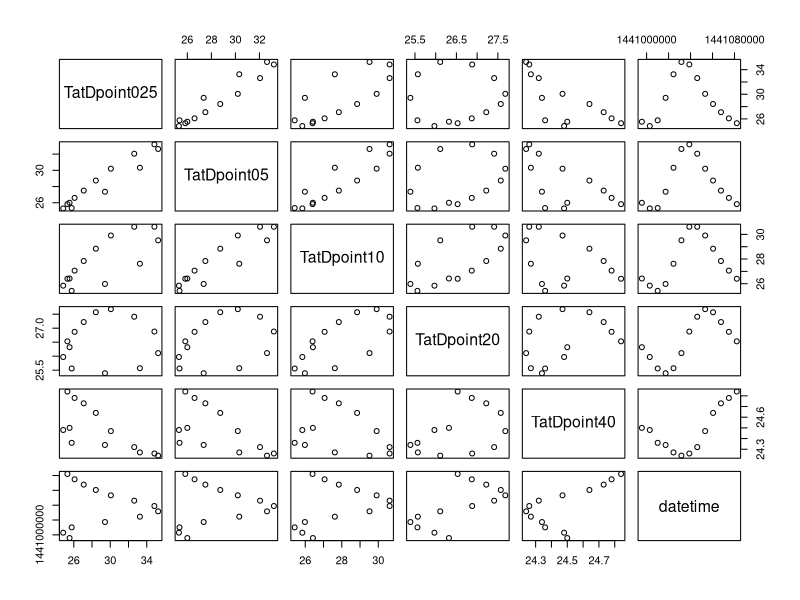
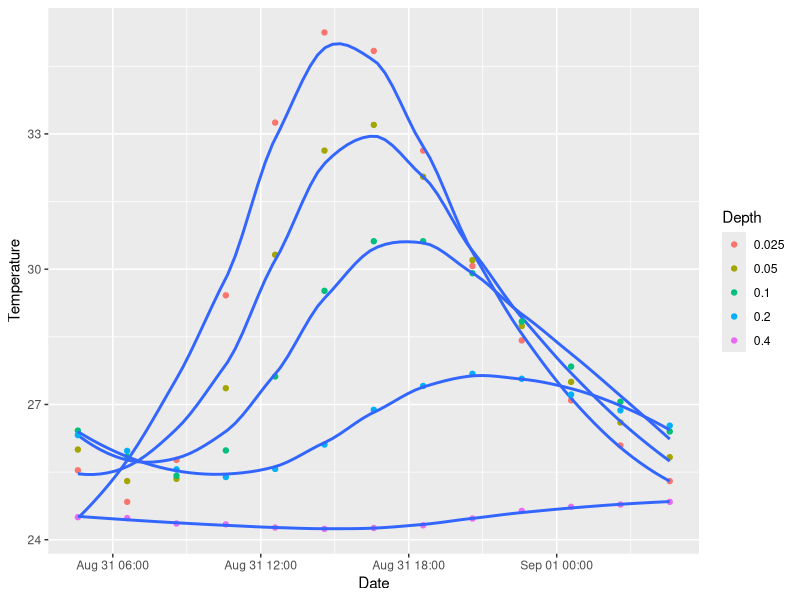
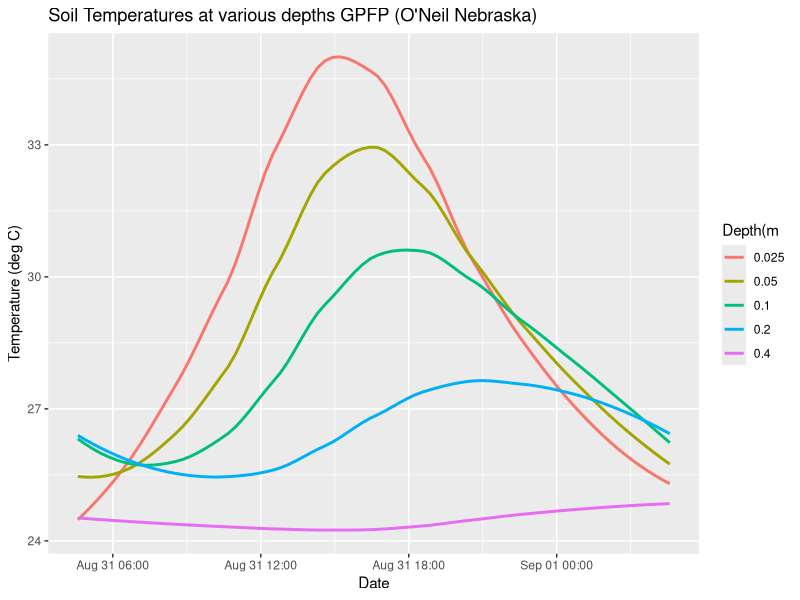
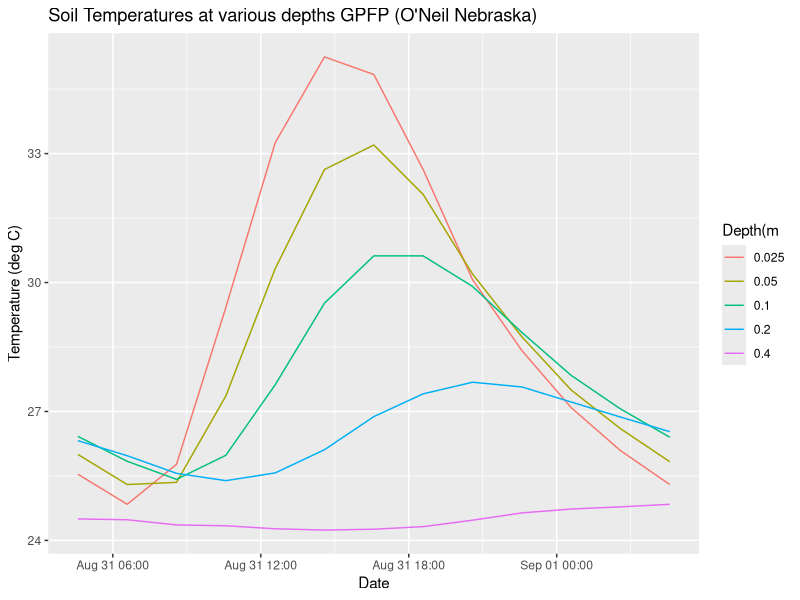

Write R code to recreate these figures, in order.
## ---- chunk 1
knitr::opts_chunk$set( warning=FALSE)
## ---- chunk 2
TatDpoint025 <- c(25.54,24.84,25.77,29.42,33.25,35.25,34.84,32.63,30.07,28.42,27.09,26.09,25.30)
TatDpoint05 <- c(26.00,25.30,25.35,27.36,30.32,32.63,33.20,32.05,30.20,28.74,27.50,26.60,25.83)

TatDpoint10 <- c(26.42,25.84,25.42,25.98,27.62,29.52,30.62,30.62,29.91,28.84,27.84,27.06,26.40)

TatDpoint20 <- c(26.32,25.97,25.56,25.39,25.57,26.11,26.88,27.41,27.68,27.57,27.22,26.87,26.53)

TatDpoint40 <- c(24.50,24.48,24.36,24.34,24.27,24.24,24.26,24.32,24.47,24.64,24.73,24.78,24.84)

datetime <- c('2015-08-31 04:35','2015-08-31 06:35','2015-08-31 08:35','2015-08-31 10:35','2015-08-31 12:35','2015-08-31 14:35','2015-08-31 16:35','2015-08-31 18:35','2015-08-31 20:35','2015-08-31 22:35','2015-09-01 00:35','2015-09-01 02:35','2015-09-01 04:35')   

blaygpfp <- data.frame(TatDpoint025,TatDpoint05,TatDpoint10,TatDpoint20,TatDpoint40,datetime)

## ---- chunk 3

#convert the date format
blaygpfp$datetime<- as.POSIXct(blaygpfp$datetime, "%Y-%m-%d %H:%M",tz="US/Pacific")
#TODO Take the annnoying date fotmat error out
str(blaygpfp)
## ---- chunk 4
plot(blaygpfp)
## ---- chunk 5
library(ggplot2)
library(dplyr)


## ---- chunk 6

blaygpfp %>% ggplot() +
geom_point(aes(x=datetime,y=TatDpoint025,colour = as.factor(0.025))) +
  stat_smooth(aes(x = datetime, y = TatDpoint025), se = FALSE) +
geom_point(aes(x=datetime,y=TatDpoint05,colour = as.factor(0.05))) +
  stat_smooth(aes(x = datetime, y = TatDpoint05), se = FALSE) +
geom_point(aes(x=datetime,y=TatDpoint10,colour = as.factor(0.10))) +
  stat_smooth(aes(x = datetime, y = TatDpoint10), se = FALSE) +
geom_point(aes(x=datetime,y=TatDpoint20,colour = as.factor(0.20))) +
stat_smooth(aes(x = datetime, y = TatDpoint20), se = FALSE) +
geom_point(aes(x=datetime,y=TatDpoint40,colour = as.factor(0.40))) +
stat_smooth(aes(x = datetime, y = TatDpoint40), se = FALSE) +
labs(colour = "Depth")  +
xlab("Date") + ylab("Temperature")
# check if line plot is better

## ---- chunk 7

blaygpfp %>% ggplot() +

  stat_smooth(aes(x = datetime, y = TatDpoint025,colour = as.factor(0.025)), se = FALSE) +

  stat_smooth(aes(x = datetime, y = TatDpoint05,colour = as.factor(0.05)), se = FALSE) +

  stat_smooth(aes(x = datetime, y = TatDpoint10,colour = as.factor(0.10)), se = FALSE) +

stat_smooth(aes(x = datetime, y = TatDpoint20,colour = as.factor(0.20)), se = FALSE) +

stat_smooth(aes(x = datetime, y = TatDpoint40,colour = as.factor(0.40)), se = FALSE) +
labs(colour = "Depth(m")  +
xlab("Date") + ylab("Temperature (deg C)")+
ggtitle("Soil Temperatures at various depths GPFP (O'Neil Nebraska) ")  
# check if line plot is better

## ---- chunk 8

blaygpfp %>% ggplot() +
geom_line(aes(x=datetime,y=TatDpoint025,colour = as.factor(0.025))) +
geom_line(aes(x=datetime,y=TatDpoint05,colour = as.factor(0.05))) +
geom_line(aes(x=datetime,y=TatDpoint10,colour = as.factor(0.10))) +
geom_line(aes(x=datetime,y=TatDpoint20,colour = as.factor(0.20))) +
  geom_line(aes(x=datetime,y=TatDpoint40,colour = as.factor(0.40))) +
labs(colour = "Depth(m")  +
xlab("Date") + ylab("Temperature (deg C)")+
ggtitle("Soil Temperatures at various depths GPFP (O'Neil Nebraska) ")  
# check if line plot is better
